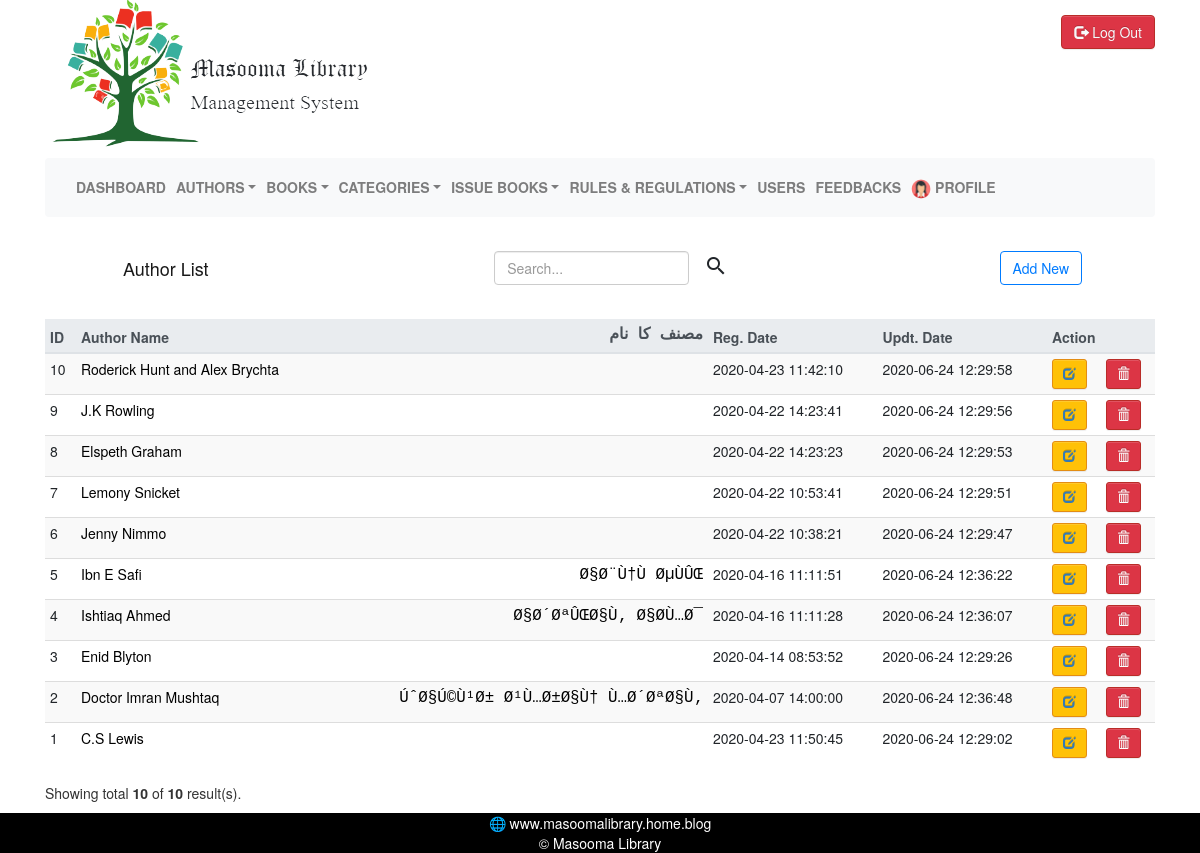
/author_list.php (signed in), run on the app's committed database.
### tables this page shows
CREATE TABLE `tblauthors` (
  `id` int(11) NOT NULL,
  `author_name` varchar(159) DEFAULT NULL,
  `author_name_urdu` varchar(200) DEFAULT NULL,
  `creation_date` timestamp NOT NULL DEFAULT CURRENT_TIMESTAMP,
  `updation_date` timestamp NOT NULL DEFAULT CURRENT_TIMESTAMP ON UPDATE CURRENT_TIMESTAMP
);

### includes/functions.php (called while the page is built, shortened)
<?php
function GetTotal($conn, $tblname)
{
	$sql = "SELECT * FROM $tblname";
    $result = $conn->query($sql);
    $result = mysqli_num_rows($result);
    return  ($result);
}
function IfIsUser($conn)
{
	if (isset($_SESSION['user_name'])) {
		$sql = "SELECT * FROM tblusers WHERE user_name = '{$_SESSION['user_name']}' ";
	    $result = $conn->query($sql);
		return false;
	}
}

### author_list.php (the view, shortened to what this page needs)
<?php
require(WEBSITE_PATH.'./includes/db_connection.php');
include(WEBSITE_PATH.'./includes/header.php');
include(WEBSITE_PATH.'./includes/logo.php');
include(WEBSITE_PATH.'./includes/menu.php');
$sql= "SELECT * FROM tblauthors
		ORDER BY id DESC";
$result = $conn->query($sql);
?>
      		<section id="content">
				<div class="page-wrapper">
					<div class="container-fluid">
						<div class="row">
							<div class="col md-8 lg-10 sm-6">
								<nav class="navbar navbar-light default-color bg-transparent nav justify-content-between">
  									<a class="navbar-brand" href="author_list.php">Author List</a>
  									<form class="form-inline form-responsive my-0 form-inline bg-transparent" method="POST">
    									<div class="md-form form-sm my-0">
      										<input type="text" class="form-control" name="search" placeholder="Search..." />
    										<button class="btn btn-sm my-0 btn-transparent" type="submit">
   												<i class="material-icons">search</i>
  											</button>
  										</div>
  									</form>
									<?php if (IfIsUser($conn)) {}else{ ?>
										<a class="btn btn-outline-primary" href="author_add.php" role="button">Add New</a>
									<?php } ?>
								</nav>
							</div>
						</div>
						<div class="row">
							<div class="table-responsive">
								<table class="table table-hover table-condensed table-striped">
									<thead class="thead thead-light">
										<tr>
											<th>ID</th>
											<th>Author Name</th>
											<th class="urdu">مصنف کا نام</th>
											<?php if (IfIsUser($conn)) {
											} else { ?>
												<th>Reg. Date</th>
												<th>Updt. Date</th>
												<th colspan="2">Action</th>
											<?php } ?>
										</tr>
									</thead>
									<tbody>
										<?php
										if ($result){
										foreach ($result as $row) {
										?>
										<tr>
											<td><?php echo $row['id']; ?></td>
											<td><a class="link" href="<?php echo WEBSITE_URL.'book_list.php?author_id='.$row['id'] ?>"><?php echo $row['author_name']; ?></a></td>
											<td class="urdu"><a class="link" href="<?php echo WEBSITE_URL.'book_list.php?author_id_urdu='.$row['id'] ?>"><?php echo $row['author_name_urdu'] ?></a></td>
											<?php if (IfIsUser($conn)) {
											} else { ?>
												<td><?php echo $row['creation_date']; ?></td>
												<td><?php echo $row['updation_date']; ?></td>
												<td>
													<button role="button" class="btn btn-warning btn-sm">
														<a href="<?php echo WEBSITE_URL. 'author_add.php?id='.$row['id']; ?> ">
															<i class="display-5 glyphicon glyphicon-edit"></i>
														</a>
													</button>
												</td>
												<td>
													<button class="btn btn-danger btn-sm" onclick="delete_confirm(<?php echo $row["id"]; ?>)" >
														<i class="display-5 glyphicon glyphicon-trash"></i>
													</button>
												</td>
											<?php } ?>
										</tr>
										<?php }
											}else{
												echo "<tr><td colspan='11'><p>No record found for <b>{$search}</b></p></td></tr>";
											}
										?>
									</tbody>
								</table>
								<div>
									<p>
										<?php
											if (isset($search)) {
												GetTotalSearchResult($conn,$result,$search);
											}else{
												$total_authors = GetTotal($conn, TBLAUTHORS);
												echo "Showing total <b>".$total_authors."</b> of <b>".$total_authors."</b> result(s).";
											}
										?>
									</p>
								</div>
							</div>
						</div>
						<br />
					</div>
				</div>
			</section>
		</div>
	</div>
<?php
include(WEBSITE_PATH.'./includes/footer.php');
?>

### includes/menu.php (shortened to what this page needs)
<?php
include (WEBSITE_PATH.'./includes/functions.php');
if (IfIsUser($conn)) {
	if (isset($_SESSION['user_name'])) {
		$sql_select = "SELECT * FROM tblusers WHERE user_name = '{$_SESSION['user_name']}' ";
	  $sql = $conn->query($sql_select);
	  while($row = mysqli_fetch_array($sql)) {
	    $user_id        	= $row['id'];
	    $full_name        = $row['full_name'];
	    $email_id         = $row['email_id'];
	    $user_name        = $row['user_name'];
	    $password         = $row['password'];
	    $mobile_no        = $row['mobile_no'];
	    $status 					= $row['status'];
	    $profile_picture 	= $row['profile_picture'];
	    $reg_date         = $row['reg_date'];
	    $updation_date    = $row['updation_date'];
		}
	}
}else{
	if (isset($_SESSION['user_name'])) {
		$sql_select = "SELECT * FROM admin WHERE user_name = '{$_SESSION['user_name']}' ";
	  $sql = $conn->query($sql_select);
	  while($row = mysqli_fetch_array($sql)) {
	    $profile_picture 	= $row['profile_picture'];
		}
	}
}
?>
        <div class="row">
					<div class="col" id="bs-example-navbar-collapse-1">
						<nav class="site-header sticky-top py-1 navbar nav-hover navbar-expand-lg navbar-light bg-light" height="250px">
							<div class="collapse navbar-collapse" id="navbarSupportedContent">
  							<ul class="navbar-nav mr-auto">
                  <?php if(!empty($_SESSION['user_name'])){ if (IfIsUser($conn)) { ?>
                  <li class="nav-item">
                    <a class="nav-link" href="dashboard.php"><b>Dashboard</b></a>
                  </li>
									<li class="nav-item">
										<a class="nav-link" href="author_list.php"><b>Authors</b></a>
									</li>
									<li class="nav-item">
										<a class="nav-link" href="book_list.php"><b>Books</b></a>
									</li>
									<li class="nav-item">
										<a class="nav-link" href="category_list.php"><b>Categories</b></a>
									</li>
									<li class="nav-item">
										<a class="nav-link" href="issuedbooks_list.php?action=requested"><b>Requested Books</b></a>
									</li>
                  <li class="nav-item">
										<a class="nav-link" href="rule_list.php"><b>Rules & Regulations</b></a>
									</li>
									<li class="nav-item">
										<a class="nav-link" href="profile.php">
											<img class="img-responsive fixed-circle" width="20px" src="<?php echo WEBSITE_URL; ?>/images/profile_pictures/<?php if(!empty($profile_picture)){echo $profile_picture;} ?>" /><b> Profile</b>
										</a>
									</li>
									<li class="nav-item">
                      <a class="nav-link" href="feedback.php"><b>Feedback</b></a>
                  </li>
                  <?php }else{ ?>
                  <li class="nav-item">
                      <a class="nav-link" href="dashboard.php"><b>Dashboard</b></a>
                  </li>
                  <li class="nav-item dropdown">
                    <a class="nav-link dropdown-toggle" data-toggle="dropdown" href="author_list.php" role="btn btn-success" aria-haspopup="true" aria-expanded="false"><b>Authors</b></a>
                  </li>
                  <li class="nav-item dropdown">
                    <a class="nav-link dropdown-toggle" data-toggle="dropdown" href="book_list.php" role="btn btn-success" aria-haspopup="true" aria-expanded="false"><b>Books</b></a>
                  </li>
                  <li class="nav-item dropdown">
                    <a class="nav-link dropdown-toggle" data-toggle="dropdown" href="list_category.php" role="btn btn-success" aria-haspopup="true" aria-expanded="false"><b>Categories</b></a>
                  </li>
                  <li class="nav-item dropdown">
                    <a class="nav-link dropdown-toggle" data-toggle="dropdown" href="issuedbooks_list.php?action=issued" role="btn btn-success" aria-haspopup="true" aria-expanded="false"><b>Issue Books</b></a>
                  </li>
                  <li class="nav-item dropdown">
                    <a class="nav-link dropdown-toggle" data-toggle="dropdown" href="rule_list.php" role="btn btn-success" aria-haspopup="true" aria-expanded="false"><b>Rules & Regulations</b></a>
                  </li>
                  <li class="nav-item">
                    <a class="nav-link" href="<?php echo WEBSITE_URL. 'users.php'?>"><b>Users</b></a>
                  </li>
                  <li class="nav-item">
                    <a class="nav-link" href="feedback_list.php"><b>Feedbacks</b></a>
                  </li>
									<li class="nav-item">
										<a class="nav-link" href="profile.php">
											<img class="img-responsive fixed-circle" width="20px" src="<?php echo WEBSITE_URL; ?>/images/profile_pictures/<?php if(!empty($profile_picture)){echo $profile_picture;} ?>" /><b> Profile</b>
										</a>
									</li>
                <?php } }?>
                </ul>
              </div>
            </nav>
          </div>
        </div>
      </section>

### css/style.css (style rules this page uses)
body { font-family: "Helvetica Neue",Helvetica,Arial,-apple-system,BlinkMacSystemFont,"Segoe UI",Roboto,"Helvetica Neue",Arial,"Noto Sans",sans-serif,"Apple Color Emoji","Segoe UI Emoji","Segoe UI Symbol","Noto Color Emoji","Jameel Noori Nastaleeq" !important; }
form { text-align: center; background-color: darkgrey; display: block; margin: 5% 20%; margin-bottom: 10%; }
a { text-decoration: none; }
.urdu { font-family: 'Jameel Noori Nastaleeq','urdu typesetting','Courier New'; text-align: right; font-size: 1.13em; }
.navbar { color: white; }
.nav-item { text-transform: uppercase; }

### css/new_style.css (style rules this page uses)
.link { color: #000; text-decoration: none; }
.fixed-circle { display: inline-block; width: 2rem; height: 2rem; border-radius: 50%; }
.btn { background-repeat: no-repeat; background-image: none; }
.btn-warning { background-color: #ffc107; }
.btn-danger { background-color: #dc3545; }
.display-5 { font-size: 1.25rem; font-weight: 300; line-height: 1.2; }
.btn-outline-primary { color: #007bff; border-color: #007bff; }

### data on the page
tblauthors: id "10", author_name "Roderick Hunt and Alex Brychta", creation_date "2020-04-23 11:42:10", updation_date "2020-06-24 12:29:58"
tblauthors: id "9", author_name "J.K Rowling", creation_date "2020-04-22 14:23:41", updation_date "2020-06-24 12:29:56"
tblauthors: id "8", author_name "Elspeth Graham", creation_date "2020-04-22 14:23:23", updation_date "2020-06-24 12:29:53"
tblauthors: id "7", author_name "Lemony Snicket", creation_date "2020-04-22 10:53:41", updation_date "2020-06-24 12:29:51"
tblauthors: id "6", author_name "Jenny Nimmo", creation_date "2020-04-22 10:38:21", updation_date "2020-06-24 12:29:47"
tblauthors: id "5", author_name "Ibn E Safi", author_name_urdu "Ø§Ø¨Ù†Ù ØµÙÛŒ", creation_date "2020-04-16 11:11:51", updation_date "2020-06-24 12:36:22"
tblauthors: id "4", author_name "Ishtiaq Ahmed", author_name_urdu "Ø§Ø´ØªÛŒØ§Ù‚ Ø§Ø­Ù…Ø¯", creation_date "2020-04-16 11:11:28", updation_date "2020-06-24 12:36:07"
tblauthors: id "3", author_name "Enid Blyton", creation_date "2020-04-14 08:53:52", updation_date "2020-06-24 12:29:26"
tblauthors: id "2", author_name "Doctor Imran Mushtaq", author_name_urdu "ÚˆØ§Ú©Ù¹Ø± Ø¹Ù…Ø±Ø§Ù† Ù…Ø´ØªØ§Ù‚", creation_date "2020-04-07 14:00:00", updation_date "2020-06-24 12:36:48"
tblauthors: id "1", author_name "C.S Lewis", creation_date "2020-04-23 11:50:45", updation_date "2020-06-24 12:29:02"

### other printed values
$total_authors "10"
